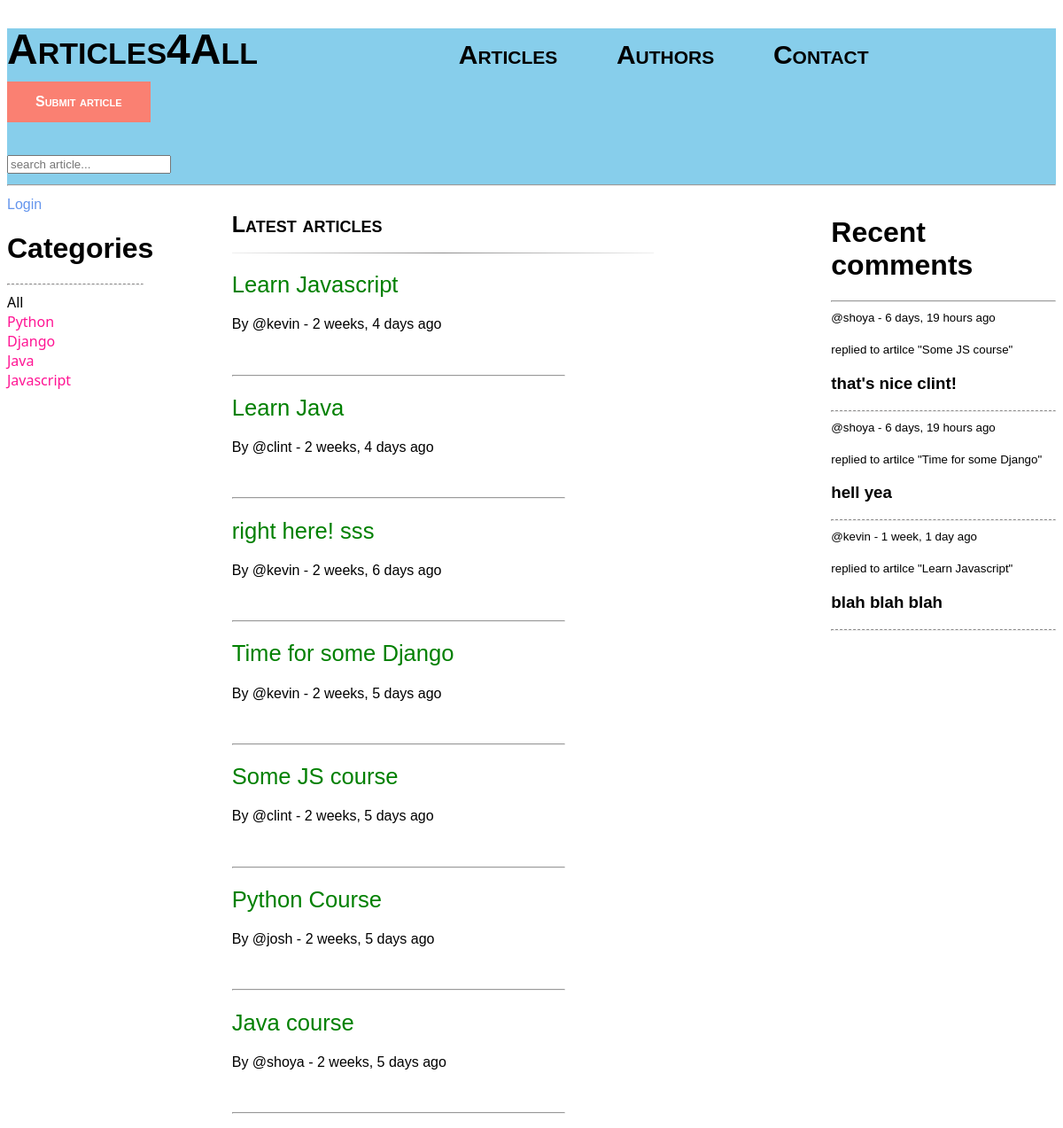
The app's page /, older data.
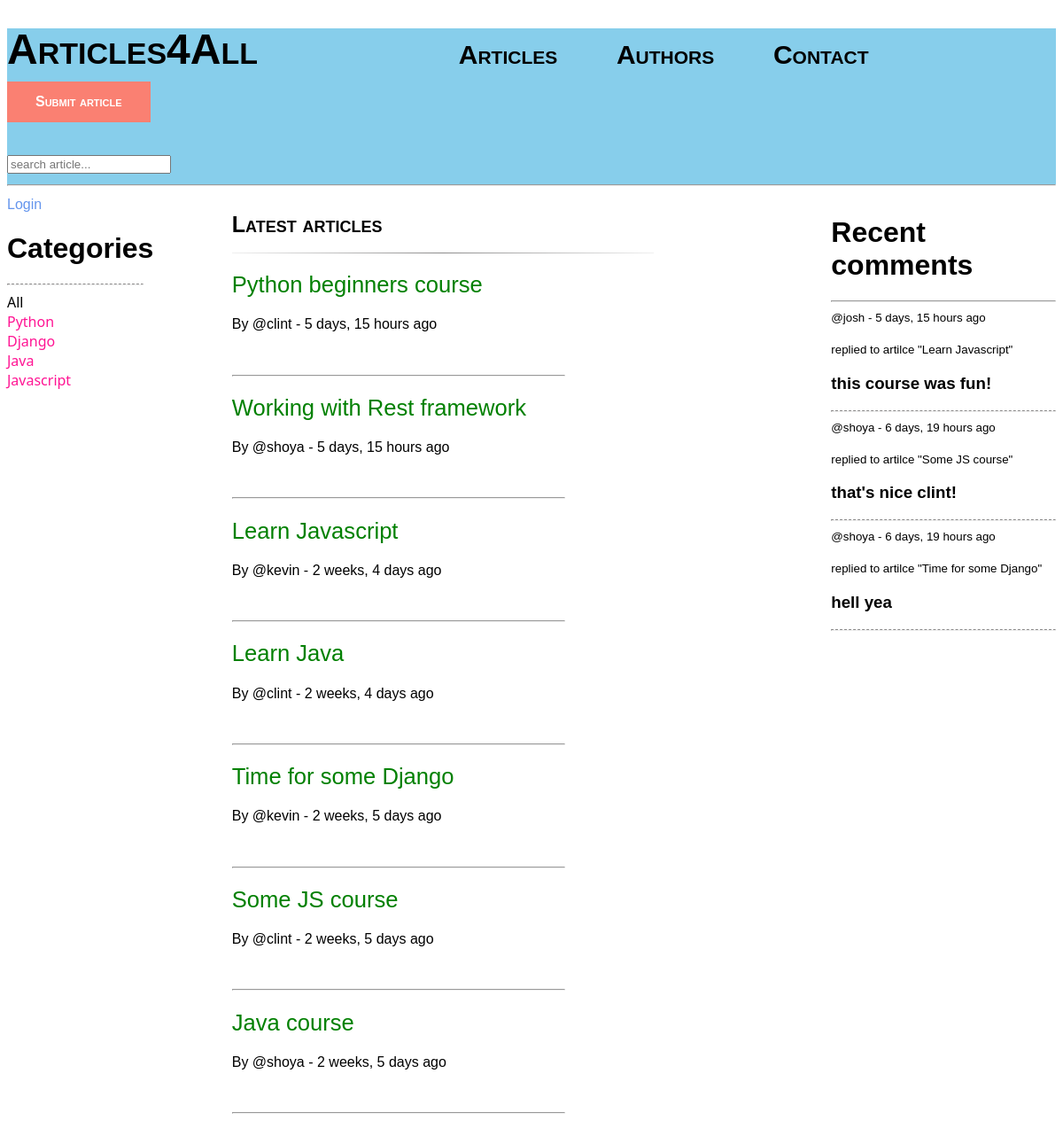
The same page, newer data.
### articles/models.py (models this page shows, shortened)
class Topic(models.Model):
	name = models.CharField(max_length=60)

class Article(models.Model):
	title = models.CharField(max_length=50)
	topic = models.ForeignKey(Topic, on_delete=models.SET_NULL, null=True)
	body = models.CharField(max_length=800)
	author = models.ForeignKey(Author, on_delete=models.CASCADE)
	updated = models.DateTimeField(auto_now=True)
	created = models.DateTimeField(auto_now_add=True)
	class Meta:
		ordering = ['-updated', 'created']

class Author(models.Model):
	name = models.CharField(max_length=40)
	age = models.CharField(max_length=3)
	email = models.EmailField(max_length=50)
	about = models.CharField(max_length=500)

class Comment(models.Model):
	user = models.ForeignKey(User, on_delete=models.CASCADE)
	article = models.ForeignKey(Article, on_delete=models.CASCADE)
	body = models.TextField()
	created = models.DateTimeField(auto_now_add=True)
	updated = models.DateTimeField(auto_now=True)
	class Meta:
		ordering = ['-updated', 'created']

### articles/views.py (the view, shortened to what this page needs)
# urls.py: path('', homePageView.as_view(), name='home-page'),
class homePageView(View):
	template_name = 'article/home-page.html'
	def get(self, request, *args, **kwargs):
		q = request.GET.get('q') if request.GET.get('q') != None else ''
		articles = Article.objects.filter(topic__name__icontains=q)
		topics = Topic.objects.all()
		activity = Comment.objects.filter(Q(article__title__icontains=q))[:3]
		context = {'topics': topics, 'articles': articles, 'activity': activity}
		return render(request, self.template_name, context)

### articles/templates/article/home-page.html (shortened to what this page needs)
{% include 'base.html' %}
{% block content %}
	<div class="home-container">
		<div class="category">
			{% include 'article/categories.html' %}
		</div>
		<div class="articles">
			<h1 style="font: small-caps bold 25px sans-serif;">Latest articles</h1>
			<hr style="margin-right: 200px; border: 0;
  height: 1px;
  background-image: -webkit-linear-gradient(left, #f0f0f0, #8c8b8b, #f0f0f0);
  background-image: -moz-linear-gradient(left, #f0f0f0, #8c8b8b, #f0f0f0);
  background-image: -ms-linear-gradient(left, #f0f0f0, #8c8b8b, #f0f0f0);
  background-image: -o-linear-gradient(left, #f0f0f0, #8c8b8b, #f0f0f0); ">
			{% for article in articles %}
				<div style="flex-direction: column-reverse;">
					<h2 style="font: 1.6em 'Fira Sans', sans-serif;"><a href="{% url 'article-page' article.id %}" style="text-decoration: none; color: green;">{{article.title}}</a></h2>
					<h4 style="font: caption">By @{{article.author.name}} - {{article.created|timesince}} ago</h4>
					<br>
					<hr style="margin-right: 300px;">
				</div>
			{% endfor %}
		</div>
	<div class="activity">
		{% include 'article/activity_component.html' %}
	</div>
	</div>
{% endblock %}

### articles/templates/article/categories.html
<div class="Categories">
			<div>
				{% if request.user.is_authenticated %}
					<h3  style="font-family: segoe ui, sans-serif; color: black;">Hello {{request.user}} !</h3>
					<a href="{% url 'logout-page' %}" style="text-decoration: none; color: cornflowerblue;">logout</a>
				{% else %}
					<a href="{% url 'login-page' %}" style="font-family: candara, sans-serif ;text-decoration: none; color: cornflowerblue;">Login</a>
				{% endif %}
			</div>
			<h1 style="font-family: corbel, sans-serif;">Categories</h1>
			<hr style="border-top: 1px dashed #8c8b8b; margin-right: 100px">
			<div>
				<a href="{% url 'home-page' %}" style="font-family: Segoe UI, sans-serif; color: black; text-decoration: none;">All</a>
			</div>
			{% for topic in topics %}
			<div style=" display: flex; flex-wrap: wrap">
				<a href="{% url 'home-page' %}?q={{topic.name}}" style="font-family: Segoe UI, sans-serif; color: deeppink; text-decoration: none;">{{topic.name}}</a>
				<br>
			</div>
			{% endfor %}
		</div>

### articles/templates/article/activity_component.html (shortened to what this page needs)
			<h1 style="font-family: corbel, sans-serif;">Recent comments</h1>
			<hr>
			{% for comment in activity %}
				<small style="font-family: arial, sans-serif;">@{{comment.user}}  - {{comment.created|timesince}} ago</small>
				<br>
				<br>
				<small style="font-family: arial, sans-serif;">replied to artilce "{{comment.article.title}}"</small>
				<h3 style="font-family: consolas, sans-serif;">{{comment.body}}</h3>
				<hr style="border-top: 1px dashed #8c8b8b;">
			{% endfor %}

Row changes from the older to the newer data that the page shows:
removed Article: title "right here! sss", author.name "kevin", created "2 weeks, 6 days"
removed Article: title "Python Course", author.name "josh", created "2 weeks, 5 days"
no longer on this page (row unchanged): Comment: user "kevin", created "1 week, 1 day", article "Learn Javascript", body "blah blah blah"
added Article: title "Python beginners course", author.name "clint", created "5 days, 15 hours"
added Article: title "Working with Rest framework", author.name "shoya", created "5 days, 15 hours"
added Comment: user "josh", created "5 days, 15 hours", article "Learn Javascript", body "this course was fun!"
